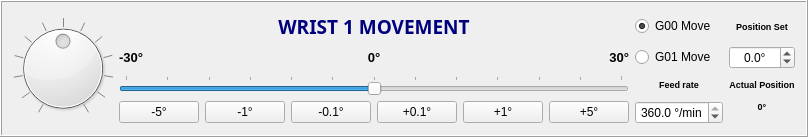
            <widget class="QFrame" name="wrist1_frame">
             <property name="frameShape">
              <enum>QFrame::Box</enum>
             </property>
             <property name="frameShadow">
              <enum>QFrame::Raised</enum>
             </property>
             <layout class="QGridLayout" name="gridLayout_2">
              <item row="1" column="9">
               <widget class="QDoubleSpinBox" name="wrist1_spinbox_2">
                <property name="alignment">
                 <set>Qt::AlignCenter</set>
                </property>
                <property name="accelerated">
                 <bool>false</bool>
                </property>
                <property name="suffix">
                 <string>°</string>
                </property>
                <property name="decimals">
                 <number>1</number>
                </property>
                <property name="minimum">
                 <double>-30.000000000000000</double>
                </property>
                <property name="maximum">
                 <double>30.000000000000000</double>
                </property>
                <property name="singleStep">
                 <double>0.100000000000000</double>
                </property>
               </widget>
              </item>
              <item row="0" column="9">
               <widget class="QLabel" name="wrist1_labelset">
                <property name="text">
                 <string>&lt;html&gt;&lt;head/&gt;&lt;body&gt;&lt;p&gt;&lt;span style=&quot; font-size:7pt; font-weight:600;&quot;&gt;Position Set&lt;/span&gt;&lt;/p&gt;&lt;/body&gt;&lt;/html&gt;</string>
                </property>
                <property name="alignment">
                 <set>Qt::AlignCenter</set>
                </property>
               </widget>
              </item>
              <item row="3" column="9">
               <widget class="QLabel" name="wrist1_labelactvalue">
                <property name="text">
                 <string>&lt;html&gt;&lt;head/&gt;&lt;body&gt;&lt;p&gt;&lt;span style=&quot; font-size:7pt; font-weight:600;&quot;&gt;0°&lt;/span&gt;&lt;/p&gt;&lt;/body&gt;&lt;/html&gt;</string>
                </property>
                <property name="alignment">
                 <set>Qt::AlignCenter</set>
                </property>
               </widget>
              </item>
              <item row="2" column="9">
               <widget class="QLabel" name="wrist1_labelact">
                <property name="text">
                 <string>&lt;html&gt;&lt;head/&gt;&lt;body&gt;&lt;p&gt;&lt;span style=&quot; font-size:7pt; font-weight:600;&quot;&gt;Actual Position&lt;/span&gt;&lt;/p&gt;&lt;/body&gt;&lt;/html&gt;</string>
                </property>
                <property name="alignment">
                 <set>Qt::AlignCenter</set>
                </property>
               </widget>
              </item>
              <item row="3" column="5" rowspan="2">
               <widget class="QPushButton" name="wrist1_pushbutton5">
                <property name="cursor">
                 <cursorShape>PointingHandCursor</cursorShape>
                </property>
                <property name="text">
                 <string>+1°</string>
                </property>
               </widget>
              </item>
              <item row="1" column="1">
               <widget class="QLabel" name="wrist1_label_180">
                <property name="text">
                 <string>&lt;html&gt;&lt;head/&gt;&lt;body&gt;&lt;p&gt;&lt;span style=&quot; font-size:10pt; font-weight:600;&quot;&gt;-30°&lt;/span&gt;&lt;/p&gt;&lt;/body&gt;&lt;/html&gt;</string>
                </property>
               </widget>
              </item>
              <item row="3" column="7" rowspan="2" colspan="2">
               <widget class="QDoubleSpinBox" name="wrist1_spinbox">
                <property name="alignment">
                 <set>Qt::AlignCenter</set>
                </property>
                <property name="specialValueText">
                 <string/>
                </property>
                <property name="accelerated">
                 <bool>false</bool>
                </property>
                <property name="prefix">
                 <string/>
                </property>
                <property name="suffix">
                 <string> °/min</string>
                </property>
                <property name="decimals">
                 <number>1</number>
                </property>
                <property name="minimum">
                 <double>0.000000000000000</double>
                </property>
                <property name="maximum">
                 <double>360.000000000000000</double>
                </property>
                <property name="singleStep">
                 <double>0.100000000000000</double>
                </property>
                <property name="value">
                 <double>360.000000000000000</double>
                </property>
               </widget>
              </item>
              <item row="3" column="2" rowspan="2">
               <widget class="QPushButton" name="wrist1_pushbutton2">
                <property name="cursor">
                 <cursorShape>PointingHandCursor</cursorShape>
                </property>
                <property name="text">
                 <string>-1°</string>
                </property>
               </widget>
              </item>
              <item row="1" column="6">
               <widget class="QLabel" name="wrist1_label180">
                <property name="text">
                 <string>&lt;html&gt;&lt;head/&gt;&lt;body&gt;&lt;p&gt;&lt;span style=&quot; font-size:10pt; font-weight:600;&quot;&gt;30°&lt;/span&gt;&lt;/p&gt;&lt;/body&gt;&lt;/html&gt;</string>
                </property>
                <property name="alignment">
                 <set>Qt::AlignRight|Qt::AlignTrailing|Qt::AlignVCenter</set>
                </property>
               </widget>
              </item>
              <item row="2" column="7" colspan="2">
               <widget class="QLabel" name="wrist1_label_vel">
                <property name="text">
                 <string>&lt;html&gt;&lt;head/&gt;&lt;body&gt;&lt;p&gt;&lt;span style=&quot; font-size:7pt; font-weight:600;&quot;&gt;Feed rate&lt;/span&gt;&lt;/p&gt;&lt;/body&gt;&lt;/html&gt;</string>
                </property>
                <property name="alignment">
                 <set>Qt::AlignCenter</set>
                </property>
               </widget>
              </item>
              <item row="3" column="6" rowspan="2">
               <widget class="QPushButton" name="wrist1_pushbutton6">
                <property name="cursor">
                 <cursorShape>PointingHandCursor</cursorShape>
                </property>
                <property name="text">
                 <string>+5°</string>
                </property>
               </widget>
              </item>
              <item row="3" column="4" rowspan="2">
               <widget class="QPushButton" name="wrist1_pushbutton4">
                <property name="cursor">
                 <cursorShape>PointingHandCursor</cursorShape>
                </property>
                <property name="text">
                 <string>+0.1°</string>
                </property>
               </widget>
              </item>
              <item row="2" column="1" colspan="6">
               <widget class="QSlider" name="wrist1_slider">
                <property name="cursor">
                 <cursorShape>SizeHorCursor</cursorShape>
                </property>
                <property name="minimum">
                 <number>-300</number>
                </property>
                <property name="maximum">
                 <number>300</number>
                </property>
                <property name="singleStep">
                 <number>1</number>
                </property>
                <property name="value">
                 <number>0</number>
                </property>
                <property name="orientation">
                 <enum>Qt::Horizontal</enum>
                </property>
                <property name="tickPosition">
                 <enum>QSlider::TicksAbove</enum>
                </property>
                <property name="tickInterval">
                 <number>50</number>
                </property>
               </widget>
              </item>
              <item row="0" column="1" colspan="6">
               <widget class="QLabel" name="wrist1_label">
                <property name="font">
                 <font>
                  <family>BankGothic Md BT</family>
                  <pointsize>13</pointsize>
                  <weight>75</weight>
                  <italic>false</italic>
                  <bold>true</bold>
                  <underline>false</underline>
                  <strikeout>false</strikeout>
                  <kerning>true</kerning>
                 </font>
                </property>
                <property name="text">
                 <string>&lt;html&gt;&lt;head/&gt;&lt;body&gt;&lt;p&gt;&lt;span style=&quot; font-size:14pt; font-weight:600; color:#00007f;&quot;&gt;WRIST 1 MOVEMENT&lt;/span&gt;&lt;/p&gt;&lt;/body&gt;&lt;/html&gt;</string>
                </property>
                <property name="alignment">
                 <set>Qt::AlignCenter</set>
                </property>
               </widget>
              </item>
              <item row="1" column="3" colspan="2">
               <widget class="QLabel" name="wrist1_label0">
                <property name="text">
                 <string>&lt;html&gt;&lt;head/&gt;&lt;body&gt;&lt;p&gt;&lt;span style=&quot; font-size:10pt; font-weight:600;&quot;&gt; 0°&lt;/span&gt;&lt;/p&gt;&lt;/body&gt;&lt;/html&gt;</string>
                </property>
                <property name="alignment">
                 <set>Qt::AlignCenter</set>
                </property>
               </widget>
              </item>
              <item row="3" column="1" rowspan="2">
               <widget class="QPushButton" name="wrist1_pushbutton1">
                <property name="cursor">
                 <cursorShape>PointingHandCursor</cursorShape>
                </property>
                <property name="text">
                 <string>-5°</string>
                </property>
               </widget>
              </item>
              <item row="0" column="7" colspan="2">
               <widget class="QRadioButton" name="wrist1_radiobutton1">
                <property name="text">
                 <string>G00 Move</string>
                </property>
                <property name="checked">
                 <bool>true</bool>
                </property>
               </widget>
              </item>
              <item row="1" column="7" colspan="2">
               <widget class="QRadioButton" name="wrist1_radiobutton2">
                <property name="text">
                 <string>G01 Move</string>
                </property>
               </widget>
              </item>
              <item row="3" column="3" rowspan="2">
               <widget class="QPushButton" name="wrist1_pushbutton3">
                <property name="cursor">
                 <cursorShape>PointingHandCursor</cursorShape>
                </property>
                <property name="text">
                 <string>-0.1°</string>
                </property>
               </widget>
              </item>
              <item row="0" column="0" rowspan="5">
               <widget class="QDial" name="wrist1_dial">
                <property name="cursor">
                 <cursorShape>ClosedHandCursor</cursorShape>
                </property>
                <property name="minimum">
                 <number>-300</number>
                </property>
                <property name="maximum">
                 <number>300</number>
                </property>
                <property name="invertedAppearance">
                 <bool>false</bool>
                </property>
                <property name="invertedControls">
                 <bool>false</bool>
                </property>
                <property name="wrapping">
                 <bool>false</bool>
                </property>
                <property name="notchTarget">
                 <double>50.000000000000000</double>
                </property>
                <property name="notchesVisible">
                 <bool>true</bool>
                </property>
               </widget>
              </item>
             </layout>
            </widget>
